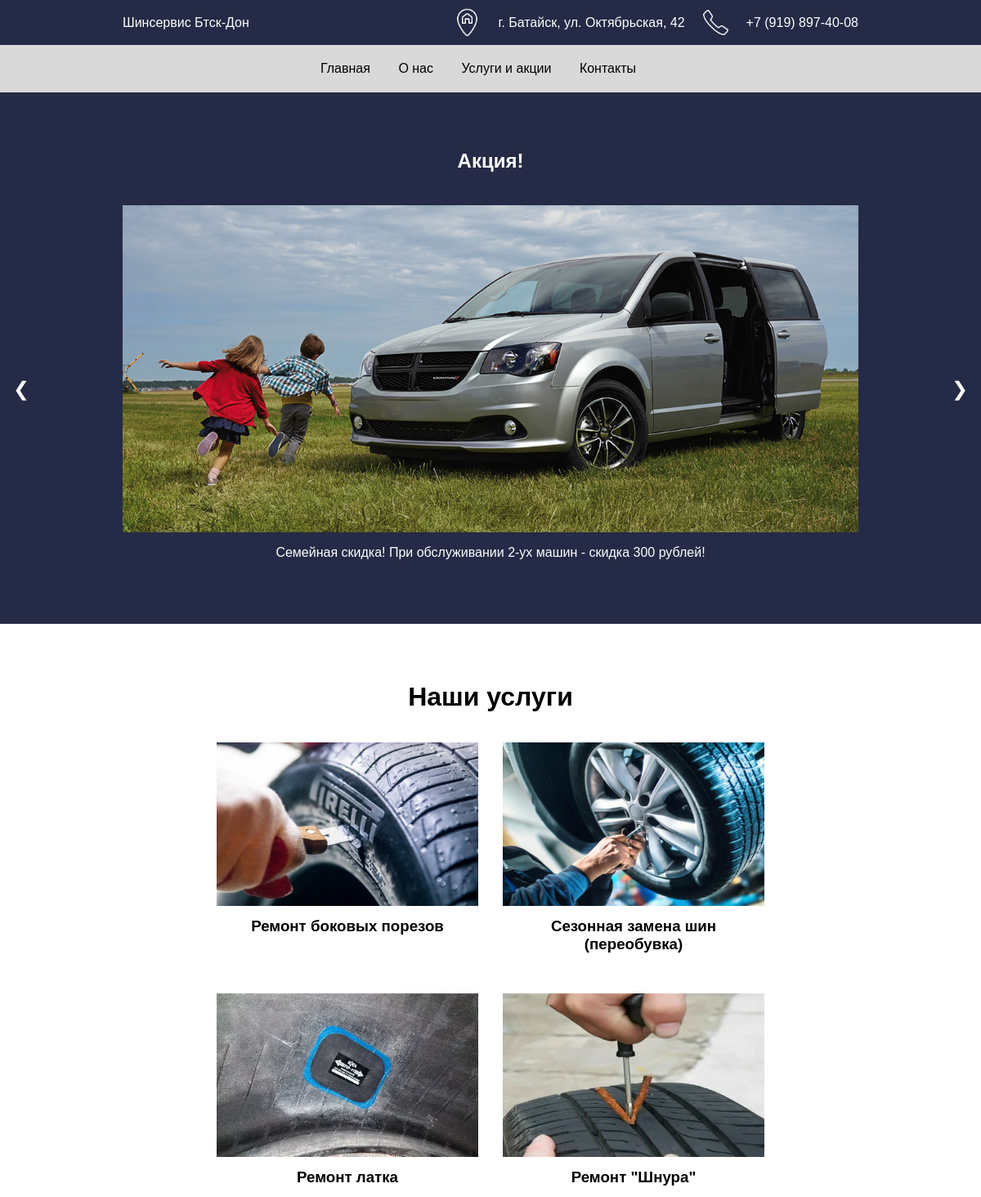
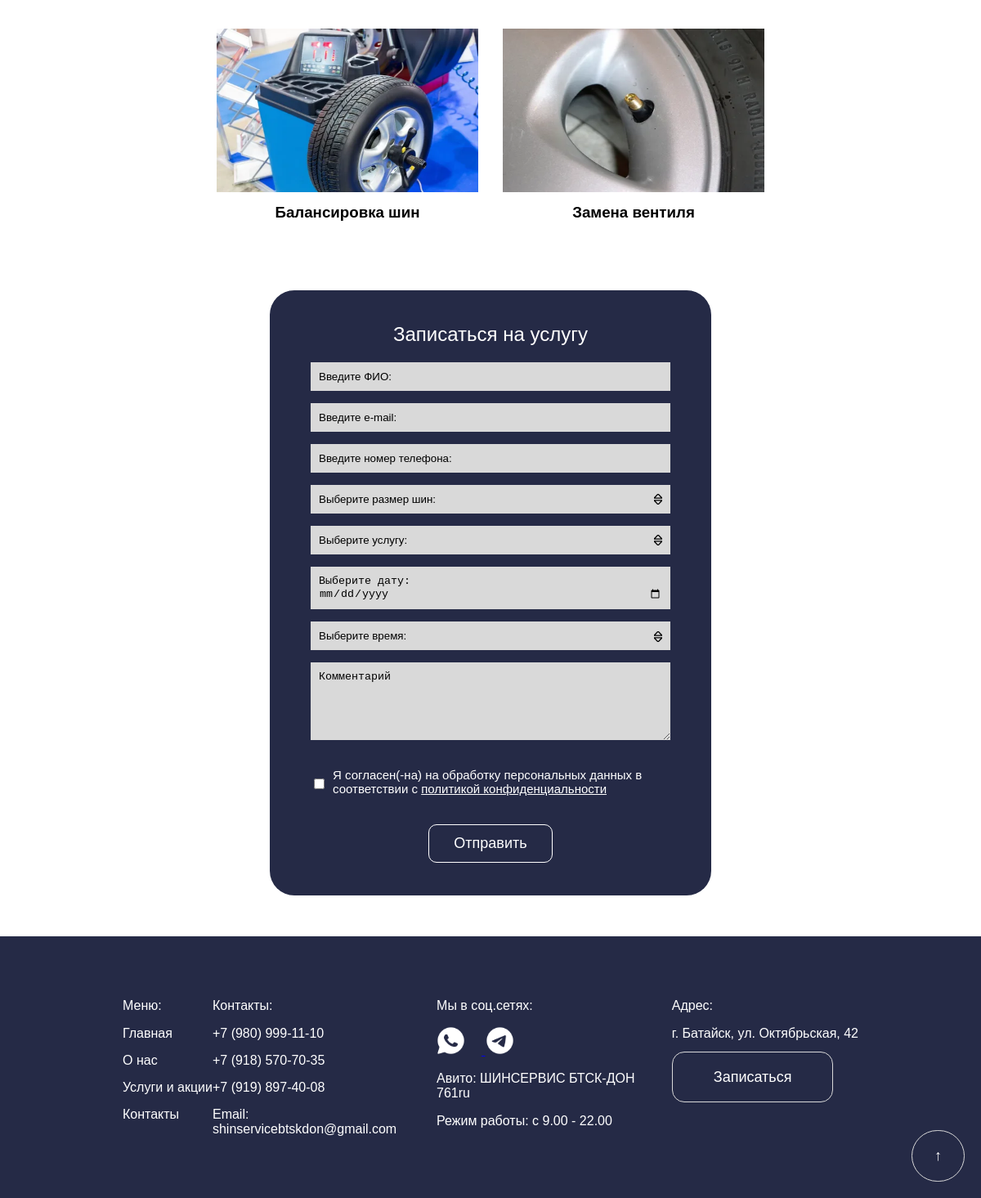
/uslugi/, run on the app's committed database (2 pictures, top to bottom).
### main/models.py (models this page shows, shortened)
class Action(models.Model):
    photo = models.ImageField(upload_to='action_photos/')
    author = models.CharField(max_length=100)

class Service(models.Model):
    name = models.TextField()
    photo = models.ImageField(upload_to='services_photos/')
    full_description = models.TextField()
    def __str__(self):
        return self.name

### main/views.py (the view)
# urls.py: path('uslugi/', uslugi, name='uslugi'),  # Путь для страницы услуги и акции
def uslugi(request):
    services = Service.objects.all()
    actions = Action.objects.all()
    form = ApplicationForm()
    return render(request, 'main/uslugi.html', {'actions': actions, 'services': services, 'form': form})

### main/templates/main/uslugi.html (shortened to what this page needs)
{% extends 'main/layout.html' %}
{% load static %}
{% block content %}
<section class="testimonial-section2">
    <h1 class="titleotziv">Акция!</h1>
    <div class="testimonial-container2">
    <div class="testimonial-slider2">
        {% for action in actions %}
        <div class="testimonial-slide">
            <img src="{{ action.photo.url }}" alt="{{ action.author }}" class="avatar2">
            <p class="author2">{{ action.author }}</p>
        </div>
        {% endfor %}
    </div>
    <button class="prev" onclick="plusSlides(-1)">&#10094;</button>
    <button class="next" onclick="plusSlides(1)">&#10095;</button>
</div>
</section>
<h1 class="about">Наши услуги</h1>
{% if services %}
<div class="services-container">
    {% for service in services %}
    <div class="service">
        <a href="{% url 'service_detail' service.id %}">
        <img src="{{ service.photo.url }}" alt="{{ service.name }}" class="photo_uslug">
        <h3 class="name_uslug">
            <a href="{% url 'service_detail' service.id %}" class="service-link">{{ service.name|linebreaksbr}}</a>
        </h3>
    </div>
    {% endfor %}
</div>
{% else %}
<p>Нет доступных услуг.</p>
{% endif %}
 <div id="booking_form" class="usluga-form">
    <div class="form-header">Записаться на услугу</div>
    <form id="service-form" method="post" action="{% url 'submit_form' %}" data-success-url="{% url 'success_view' %}">
        <div class="form-group">
            {{ form.name }}
        </div>
        <div class="form-group">
            {{ form.email }}
        </div>
        <div class="form-group">
            {{ form.phone }}
        </div>
        <div class="form-group">
            {{ form.tire_size }}
        </div>
        <div class="form-group">
            {{ form.service }}
        </div>
        <div class="form-row">
            <div class="form-group">
                {{ form.appointment_date }}
            </div>
            <div class="form-group">
                {{ form.appointment_time }}
            </div>
        </div>
        <div class="form-group">
            {{ form.comment }}
        </div>
        <div class="form-group form-checkbox">
            {{ form.agreement }}
            <label for="{{ form.agreement.id_for_label }}"><p class="sogl">{{ form.agreement.label }}</p></label>
        </div>
        <div class="form-submit">
            <button type="submit">Отправить</button>
        </div>
    </form>
</div>
{% endblock %}

### main/static/shinka/css/styles.css (style rules this page uses)
@media (min-width: 1024px) { body { font-family: Arial, sans-serif; margin: 0; padding: 0; } }
@media (min-width: 1024px) { .about { padding-top: 50px; text-align: center; } }
@media (min-width: 1024px) { .form-header { text-align: center; color: #fff; } }
@media (min-width: 1024px) { .form-group { margin-bottom: 10px; margin-right: 30px; margin-left: 30px; } }
@media (min-width: 1024px) { html, body { width: 100%; overflow-x: hidden; } }
@media (min-width: 1024px) { .prev { position: absolute; top: 50%; transform: translateY(-50%); background: none; border: none; font-size: 24px; cursor: pointer; left: 10px; color:white; } }
@media (min-width: 1024px) { .next { position: absolute; top: 50%; transform: translateY(-50%); background: none; border: none; font-size: 24px; cursor: pointer; right: 10px; color:white; } }
@media (min-width: 1024px) { .testimonial-slide { min-width: 500px; scroll-snap-align: start; padding: 20px; text-align: center; } }
@media (min-width: 1024px) { .titleotziv { color: white; text-align: center; } }
@media (min-width: 1024px) { .services-container { display: flex; flex-wrap: wrap; justify-content: center; margin: 20px 200px; } }
@media (min-width: 1024px) { .service { margin: 15px; box-sizing: border-box; text-align: center; } }
@media (min-width: 1024px) { .photo_uslug { width: 320px; height: 200px; } }
@media (min-width: 1024px) { .name_uslug { margin-top: 10px; text-align: center; } }
@media (min-width: 1024px) { .service-link { text-decoration: none; color: black; } }
@media (min-width: 1024px) { .usluga-form { max-width: 500px; margin: 50px auto; padding: 20px; background-color: #252A46; border-radius: 30px; } }
@media (min-width: 1024px) { .form-header { text-align: center; font-size: 24px; margin: 20px 0; color: #fff; } }
@media (min-width: 1024px) { .form-group { margin-bottom: 15px; } }
@media (min-width: 1024px) { .form-group label { display: block; margin-bottom: 5px; color: #fff; } }
@media (min-width: 1024px) { .form-group input[type="text"], .form-group input[type="email"], .form-group input[type="tel"], .form-group select, .form-group input[type="date"], .form-group input[type="time"], .form-group textarea { width: 100%; padding: 10px; background-color: #D9D9D9; border: none; box-sizing: border-box; color: #000000; -webkit-appearance: none; -moz-appearance: none; appearance: none; } }
@media (min-width: 1024px) { .form-group select { background-repeat: no-repeat; background-position: right 10px center; background-size: 10px; padding-right: 30px; } }
@media (min-width: 1024px) { .form-group input[type="date"]::placeholder, .form-group input[type="time"]::placeholder { color: #000000; z-index: 1; } }
@media (min-width: 1024px) { .form-group input[type="date"], .form-group input[type="time"] { position: relative; } }
@media (min-width: 1024px) { .form-group input[type="date"]:before { content:attr(placeholder); } }
@media (min-width: 1024px) { .form-group textarea { resize: vertical; } }
@media (min-width: 1024px) { .form-checkbox { display: flex; align-items: center; color: #D9D9D9; } }
@media (min-width: 1024px) { .form-checkbox input[type="checkbox"] { margin-right: 10px; } }
@media (min-width: 1024px) { .form-submit { text-align: center; } }
@media (min-width: 1024px) { .form-submit button { font-size: 18px; padding: 12px 30px; margin-bottom: 20px; color: white; background-color: #252A46; border: 1px solid #fff; border-radius: 10px; cursor: pointer; transition: background-color 0.3s, color 0.3s; } }
@media (min-width: 1024px) { .sogl { font-size: 15px; } }
@media (min-width: 1024px) { .avatar2 { width: 900px; height: 400px; object-fit: cover; object-position: center; margin-right: 10px; display: block; margin: 0 auto; } }
@media (min-width: 1024px) { .testimonial-section2 { align-items:center; background-position: center; text-align: center; padding: 50px 0; background-color: #252A46; height:550px; } }
@media (min-width: 1024px) { .testimonial-container2 { max-width: 1200px; margin: 0 auto; position: relative; } }
@media (min-width: 1024px) { .testimonial-slider2 { display: flex; flex-wrap: nowrap; overflow-x: hidden; scroll-snap-type: x mandatory; justify-content:center; } }
@media (min-width: 1024px) { .testimonial-slide { display:flex; justify-content:center; min-width: 500px; scroll-snap-align: start; padding: 20px; text-align: center; } }
@media (min-width: 1024px) { .author2 { color:white; } }
@media (min-width: 1024px) { .persona { color:white; } }

### data on the page
Action: photo (picture), author "Семейная скидка! При обслуживании 2-ух машин - скидка 300 рублей!"
Service: photo (picture), name "Ремонт боковых порезов"
Service: photo (picture), name "Сезонная замена шин (переобувка)"
Service: photo (picture), name "Ремонт латка"
Service: photo (picture), name "Ремонт \"Шнура\""
Service: photo (picture), name "Балансировка шин"
Service: photo (picture), name "Замена вентиля"
